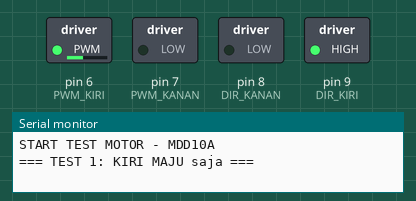
Simulated run of this sketch. Board: Arduino Mega 2560, built with avr-gcc and run on an emulated ATmega2560. Parts: switched loads named in the sketch (green lamp = pin HIGH), the last lines printed to the serial monitor.

Above: at 1.05 s.
At 4.55 s:
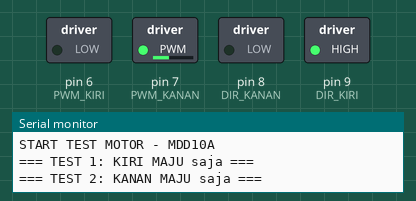
At 8.0 s:
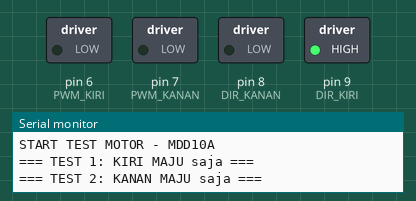
At 10.0 s:
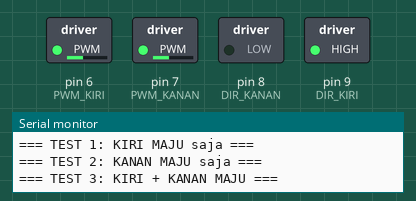
At 12.5 s:
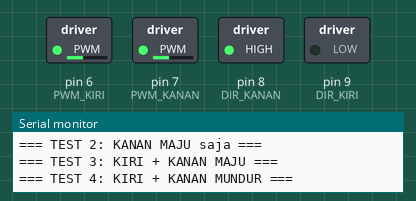
At 15.0 s:
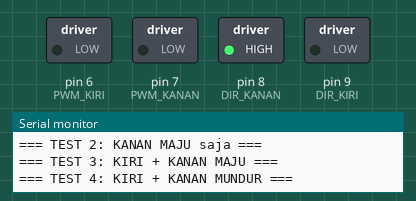
Timing chart, 0 to 19.3 s (numbered marks = the images above):
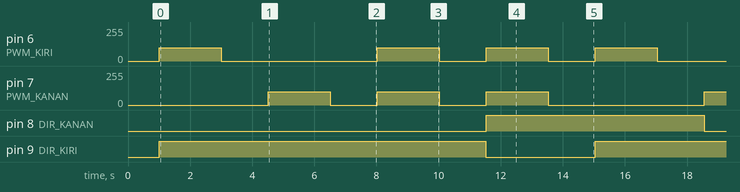

Measured:
- by itself, pin 6 (PWM_KIRI): repeats every 14.0 s: 0/255 5.0 s, 2 × (100/255 2.0 s, 0/255 1.5 s), 100/255 2.0 s
- by itself, pin 7 (PWM_KANAN): repeats every 14.0 s: 2 × (0/255 1.5 s, 100/255 2.0 s), 0/255 5.0 s, 100/255 2.0 s
- by itself, pin 8 (DIR_KANAN): alternates HIGH for 7.0 s and LOW for 7.0 s
- by itself, pin 9 (DIR_KIRI): alternates HIGH for 10.5 s and LOW for 3.5 s

The sketch:

Callibration_Baymaxx.ino
```cpp
// =====================================
// TEST DUAL MOTOR - CYTRON MDD10A + ARDUINO MEGA
// Mode: Sign-Magnitude PWM
// FIX: arah DIR dibalik (maju <-> mundur)
// =====================================

// --- MOTOR KIRI (channel 1 MDD10A) ---
const int DIR_KIRI = 9;
const int PWM_KIRI = 6;

// --- MOTOR KANAN (channel 2 MDD10A) ---
const int DIR_KANAN = 8;
const int PWM_KANAN = 7;

// --- SPEED SETTING (0-255) ---
const int SPEED_MAJU   = 100;
const int SPEED_MUNDUR = 100;

void stopMotor() {
  analogWrite(PWM_KIRI, 0);
  analogWrite(PWM_KANAN, 0);
}

void setMotorKiri(int speed, bool maju) {
  analogWrite(PWM_KIRI, 0);
  digitalWrite(DIR_KIRI, maju ? HIGH : LOW);   // <-- dibalik
  delay(5);
  analogWrite(PWM_KIRI, speed);
}

void setMotorKanan(int speed, bool maju) {
  analogWrite(PWM_KANAN, 0);
  digitalWrite(DIR_KANAN, maju ? LOW : HIGH);  // <-- dibalik
  delay(5);
  analogWrite(PWM_KANAN, speed);
}

void setup() {
  pinMode(DIR_KIRI, OUTPUT);
  pinMode(PWM_KIRI, OUTPUT);
  pinMode(DIR_KANAN, OUTPUT);
  pinMode(PWM_KANAN, OUTPUT);

  Serial.begin(9600);
  Serial.println("START TEST MOTOR - MDD10A");

  stopMotor();
  delay(1000);
}

void loop() {
  // ====== HANYA KIRI MAJU ======
  Serial.println("=== TEST 1: KIRI MAJU saja ===");
  setMotorKiri(SPEED_MAJU, true);
  delay(2000);
  stopMotor();
  delay(1500);

  // ====== HANYA KANAN MAJU ======
  Serial.println("=== TEST 2: KANAN MAJU saja ===");
  setMotorKanan(SPEED_MAJU, true);
  delay(2000);
  stopMotor();
  delay(1500);

  // ====== DUA-DUANYA MAJU ======
  Serial.println("=== TEST 3: KIRI + KANAN MAJU ===");
  setMotorKiri(SPEED_MAJU, true);
  setMotorKanan(SPEED_MAJU, true);
  delay(2000);
  stopMotor();
  delay(1500);

  // ====== DUA-DUANYA MUNDUR ======
  Serial.println("=== TEST 4: KIRI + KANAN MUNDUR ===");
  setMotorKiri(SPEED_MUNDUR, false);
  setMotorKanan(SPEED_MUNDUR, false);
  delay(2000);
  stopMotor();
  delay(1500);

  Serial.println(">>> Cycle selesai, ulang dari awal <<<\n");
}
```
